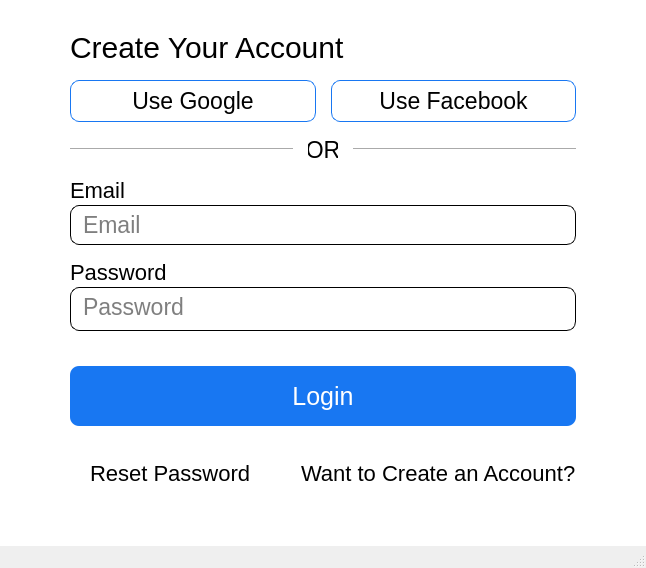
<?xml version="1.0" encoding="UTF-8"?>
<ui version="4.0">
 <class>MainWindow</class>
 <widget class="QMainWindow" name="MainWindow">
  <property name="geometry">
   <rect>
    <x>0</x>
    <y>0</y>
    <width>450</width>
    <height>484</height>
   </rect>
  </property>
  <property name="windowTitle">
   <string>MainWindow</string>
  </property>
  <property name="styleSheet">
   <string notr="true">
/* Set style for the main window: font family and background color */ /* This applies to all the widgets within the application */ QWidget {
}
font-family: Segoe UI Semibold; background-color: #fff;
/* Set font size for specific widgets */
</string>
  </property>
  <widget class="QWidget" name="centralwidget">
   <property name="styleSheet">
    <string notr="true">/* Set style for the main window: font family and background color */
/* This applies to all the widgets within the application */
QWidget {
    font-family: &quot;Segoe UI Semibold&quot;;
    background-color: #fff;
}

/* Set font size for specific widgets */
#create_acc_label {
    font-size: 30px;
}

#google_btn,
#fb_btn,
#or_lbl,
QLineEdit {
    font-size: 23px;
}

#email_lbl,
#pswrd_lbl,
#reset_btn,
#signup_btn {
    font-size: 22px;
}

#login_btn {
    font-size: 25px;
}

/* Style for google and facebook login buttons */
#google_btn,
#fb_btn {
    border: 1px solid #1877F2; /* Add a border with a specific color to these buttons */
    border-radius: 9px; /* Apply rounded corners to these buttons */
    min-height: 40px; /* Set a minimum height for these buttons */
}

#google_btn:hover,
#fb_btn:hover {
    background-color: #000; /* Change the background color on hover */
    color: #fff; /* Change text color on hover */
}

/* Style for &quot;Or&quot; label */
#or_lbl {
    text-align: center;
    min-width: 30px;
    max-width: 30px;
}

/* Style for email and password input sections */
#email_frame,
#password_frame {
    border: 1px solid #000;
    border-radius: 9px;
}

QLineEdit {
    border: none;
}

/* Style for the login button */
#login_btn {
    color: #fff; /* Set text color to white */
    background-color: #1877F2; /* Set background color to a specific shade of blue */
    border-radius: 9px; /* Apply rounded corners to the login button */
    min-height: 40px; /* Set a minimum height for the login button */
    padding: 10px; /* Add padding inside the login button */
    margin: 20px 0; /* Add margin to the top and bottom of the login button */
}

#login_btn:hover {
    background-color: #000; /* Change the background color on hover */
}

/* Style for reset and sign-in buttons */
#reset_btn,
#signup_btn {
    color: #000;
    border: none;
    text-align: left;
}

#reset_btn:hover,
#signup_btn:hover {
    color: #1877F2;
}
</string>
   </property>
   <layout class="QVBoxLayout" name="verticalLayout_3">
    <property name="spacing">
     <number>15</number>
    </property>
    <property name="leftMargin">
     <number>70</number>
    </property>
    <property name="topMargin">
     <number>30</number>
    </property>
    <property name="rightMargin">
     <number>70</number>
    </property>
    <property name="bottomMargin">
     <number>60</number>
    </property>
    <item>
     <widget class="QLabel" name="create_acc_label">
      <property name="text">
       <string>Create Your Account</string>
      </property>
     </widget>
    </item>
    <item>
     <layout class="QHBoxLayout" name="horizontalLayout">
      <item>
       <widget class="QPushButton" name="google_btn">
        <property name="cursor">
         <cursorShape>PointingHandCursor</cursorShape>
        </property>
        <property name="text">
         <string>Use Google</string>
        </property>
        <property name="icon">
         <iconset>
          <normaloff>menu_bar/img/google.png</normaloff>menu_bar/img/google.png</iconset>
        </property>
        <property name="iconSize">
         <size>
          <width>25</width>
          <height>25</height>
         </size>
        </property>
       </widget>
      </item>
      <item>
       <widget class="QPushButton" name="fb_btn">
        <property name="cursor">
         <cursorShape>PointingHandCursor</cursorShape>
        </property>
        <property name="text">
         <string>Use Facebook</string>
        </property>
        <property name="icon">
         <iconset>
          <normaloff>menu_bar/img/fb (1).png</normaloff>menu_bar/img/fb (1).png</iconset>
        </property>
        <property name="iconSize">
         <size>
          <width>25</width>
          <height>25</height>
         </size>
        </property>
       </widget>
      </item>
     </layout>
    </item>
    <item>
     <layout class="QHBoxLayout" name="horizontalLayout_2">
      <item>
       <widget class="Line" name="line_1">
        <property name="orientation">
         <enum>Qt::Horizontal</enum>
        </property>
       </widget>
      </item>
      <item>
       <widget class="QLabel" name="or_lbl">
        <property name="text">
         <string>OR</string>
        </property>
        <property name="alignment">
         <set>Qt::AlignCenter</set>
        </property>
       </widget>
      </item>
      <item>
       <widget class="Line" name="line_2">
        <property name="orientation">
         <enum>Qt::Horizontal</enum>
        </property>
       </widget>
      </item>
     </layout>
    </item>
    <item>
     <layout class="QVBoxLayout" name="verticalLayout">
      <property name="spacing">
       <number>2</number>
      </property>
      <item>
       <widget class="QLabel" name="email_lbl">
        <property name="text">
         <string>Email</string>
        </property>
       </widget>
      </item>
      <item>
       <widget class="QFrame" name="email_frame">
        <property name="frameShape">
         <enum>QFrame::StyledPanel</enum>
        </property>
        <property name="frameShadow">
         <enum>QFrame::Raised</enum>
        </property>
        <layout class="QHBoxLayout" name="horizontalLayout_3">
         <property name="spacing">
          <number>6</number>
         </property>
         <property name="leftMargin">
          <number>10</number>
         </property>
         <property name="topMargin">
          <number>5</number>
         </property>
         <property name="rightMargin">
          <number>5</number>
         </property>
         <property name="bottomMargin">
          <number>5</number>
         </property>
         <item>
          <widget class="QLineEdit" name="email_line_edit">
           <property name="maxLength">
            <number>30</number>
           </property>
           <property name="placeholderText">
            <string>Email</string>
           </property>
          </widget>
         </item>
         <item>
          <widget class="QLabel" name="at">
           <property name="minimumSize">
            <size>
             <width>24</width>
             <height>24</height>
            </size>
           </property>
           <property name="maximumSize">
            <size>
             <width>24</width>
             <height>24</height>
            </size>
           </property>
           <property name="text">
            <string/>
           </property>
           <property name="pixmap">
            <pixmap>menu_bar/img/at-solid.svg</pixmap>
           </property>
           <property name="scaledContents">
            <bool>true</bool>
           </property>
          </widget>
         </item>
        </layout>
       </widget>
      </item>
     </layout>
    </item>
    <item>
     <layout class="QVBoxLayout" name="verticalLayout_2">
      <property name="spacing">
       <number>2</number>
      </property>
      <item>
       <widget class="QLabel" name="pswrd_lbl">
        <property name="text">
         <string>Password</string>
        </property>
       </widget>
      </item>
      <item>
       <widget class="QFrame" name="password_frame">
        <property name="frameShape">
         <enum>QFrame::StyledPanel</enum>
        </property>
        <property name="frameShadow">
         <enum>QFrame::Raised</enum>
        </property>
        <layout class="QHBoxLayout" name="horizontalLayout_4">
         <property name="leftMargin">
          <number>10</number>
         </property>
         <property name="topMargin">
          <number>5</number>
         </property>
         <property name="rightMargin">
          <number>5</number>
         </property>
         <item>
          <widget class="QLineEdit" name="pswrd_line_edit">
           <property name="maxLength">
            <number>20</number>
           </property>
           <property name="echoMode">
            <enum>QLineEdit::Password</enum>
           </property>
           <property name="placeholderText">
            <string>Password</string>
           </property>
          </widget>
         </item>
         <item>
          <widget class="QLabel" name="lock">
           <property name="minimumSize">
            <size>
             <width>17</width>
             <height>20</height>
            </size>
           </property>
           <property name="maximumSize">
            <size>
             <width>17</width>
             <height>20</height>
            </size>
           </property>
           <property name="text">
            <string/>
           </property>
           <property name="pixmap">
            <pixmap>menu_bar/img/lock-solid.svg</pixmap>
           </property>
           <property name="scaledContents">
            <bool>true</bool>
           </property>
          </widget>
         </item>
        </layout>
       </widget>
      </item>
     </layout>
    </item>
    <item>
     <widget class="QPushButton" name="login_btn">
      <property name="cursor">
       <cursorShape>PointingHandCursor</cursorShape>
      </property>
      <property name="text">
       <string>Login</string>
      </property>
     </widget>
    </item>
    <item>
     <layout class="QHBoxLayout" name="horizontalLayout_5" stretch="0,0">
      <property name="spacing">
       <number>50</number>
      </property>
      <property name="leftMargin">
       <number>20</number>
      </property>
      <property name="rightMargin">
       <number>0</number>
      </property>
      <item>
       <widget class="QPushButton" name="reset_btn">
        <property name="cursor">
         <cursorShape>PointingHandCursor</cursorShape>
        </property>
        <property name="text">
         <string>Reset Password</string>
        </property>
       </widget>
      </item>
      <item>
       <widget class="QPushButton" name="signup_btn">
        <property name="cursor">
         <cursorShape>PointingHandCursor</cursorShape>
        </property>
        <property name="text">
         <string>Want to Create an Account?</string>
        </property>
       </widget>
      </item>
     </layout>
    </item>
   </layout>
  </widget>
  <widget class="QMenuBar" name="menubar">
   <property name="geometry">
    <rect>
     <x>0</x>
     <y>0</y>
     <width>450</width>
     <height>18</height>
    </rect>
   </property>
  </widget>
  <widget class="QStatusBar" name="statusbar"/>
 </widget>
 <resources/>
 <connections/>
</ui>
